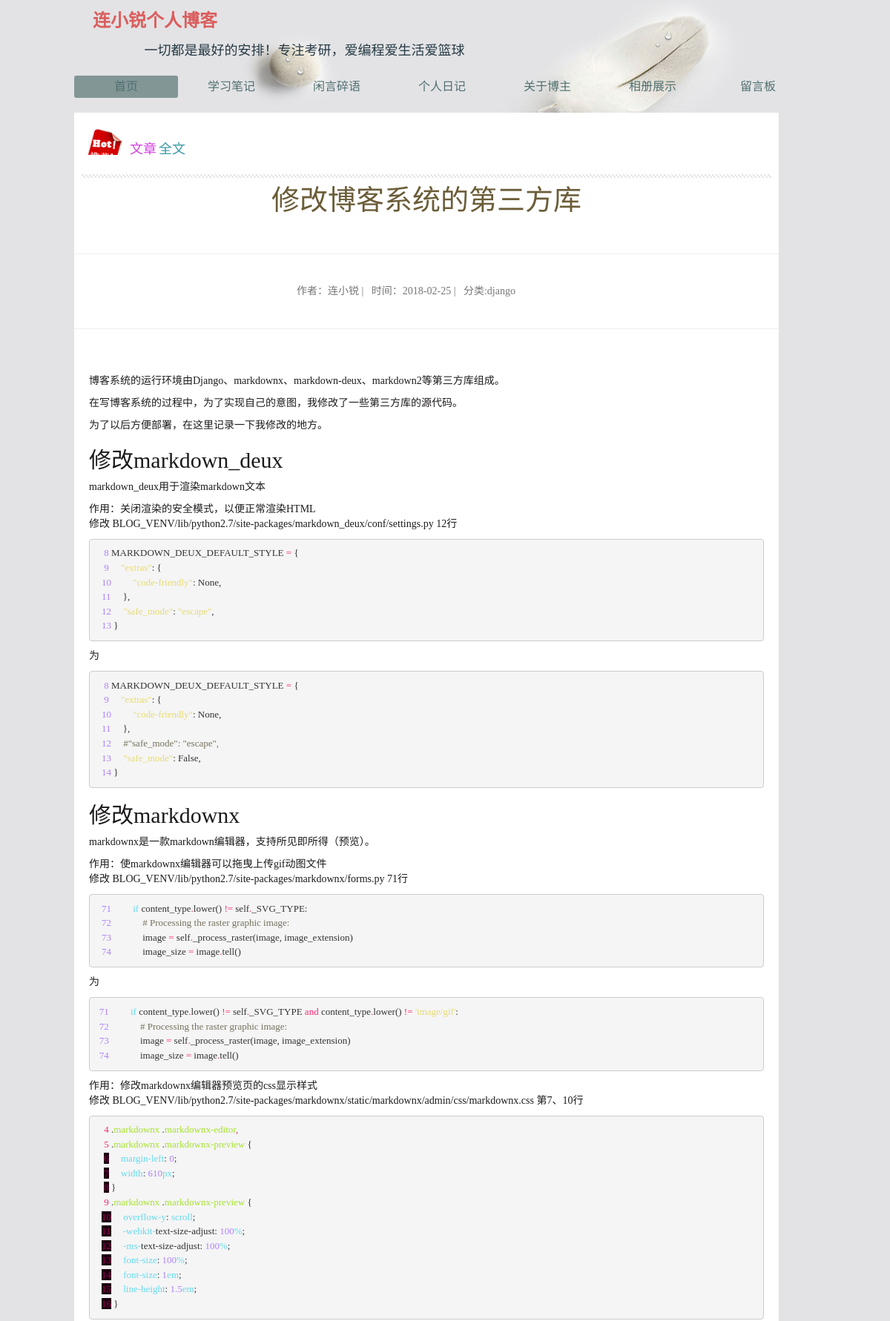
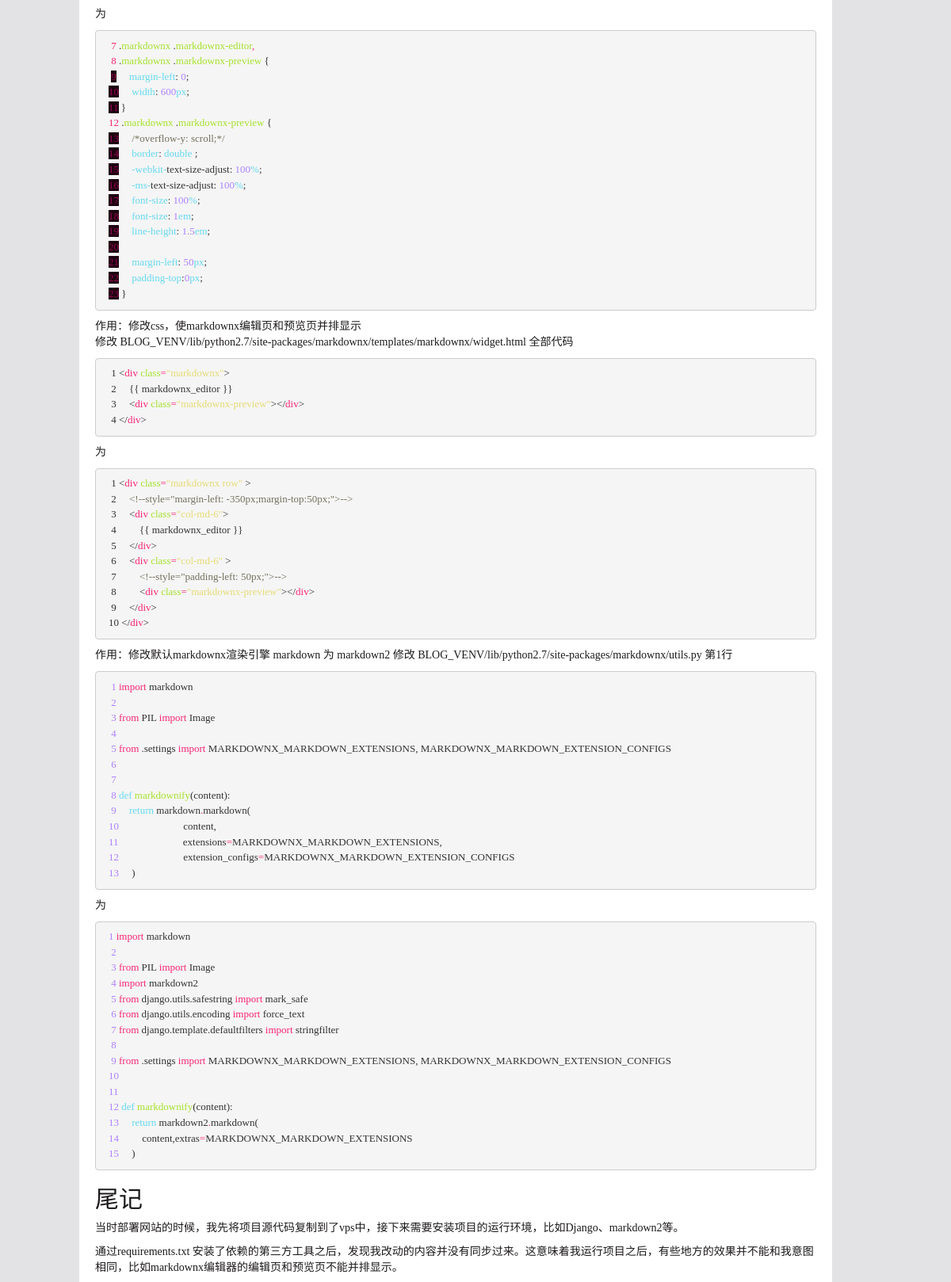
Page /blog/17/ (upper part) on the committed database (2 pictures, top to bottom).
### myblog/models.py (models this page shows, shortened)
class Artical(models.Model):
    title=models.CharField(max_length=200)
    author=models.CharField(max_length=20)
    post_date=models.DateTimeField(default=timezone.now)
    content=models.TextField()
    category=models.CharField(max_length=100)
    describe=models.TextField()
    count=models.IntegerField(default=0)
    class Meta:
        ordering=('-post_date',)

### myblog/views.py (the view)
# urls.py: url(r'^blog/(\d+)/$',view.artical),
def artical(request,idd):
    template = get_template('artical.html')
    a = Artical.objects.get(id=idd)
    count1=a.count+1
    Artical.objects.filter(id=idd).update(count=count1)
    html = template.render(locals())
    return HttpResponse(html)

### templates/artical.html (shortened to what this page needs)
{% extends 'base.html' %}
{% load staticfiles %}
{% block content %}
    <div id="content">
         <div class="left" id="c_left" style="width: 950px;">
           <div class="s_tuijian" style="width:930px;">
           <h2>文章<span>全文</span></h2>
           </div>
          <div class="content_text">
           <div class="wz" style="width:950px;">
                <h1 style="text-align: center;"><a href="#" title="{{a.title}}" style="color:#6b5d38;">{{a.title}}</a></h1><br><hr><br>
               <div style="margin-left:300px;color:#777;">
                <span>作者：{{ a.author }}&nbsp;| &nbsp;</span>
                <span>时间：{{ a.post_date | date:"20y-m-d" }}&nbsp;| &nbsp;</span>
               <span>分类:{{ a.category  }}</span>
                   </div>
                   <br><hr><br><br>
                <div style=" " class="artical">{{ a.content | safe}}</div>
            </div>
           </div>
         </div>
    </div>
{% endblock %}

### static/css/index.css (style rules this page uses)
* { margin:0; padding:0px; }
body { font-size:14px;font-family:"微软雅黑";background:#E3E3E5 url(../images/bg.jpg) 50% top scroll no-repeat;color:#5d5d5d; }
a { text-decoration:none; }
.left { float:left; }
#content { width:1000px;margin:5px auto; }
#c_left { width:730px; background:#fff;border-radius:1px; }
#c_left .s_tuijian { width:710px;height:68px;margin-left:10px;background:url("../images/r_line.jpg") bottom left repeat-x; }
.s_tuijian h2 { width:650px;height:37px;background:url("../images/tj.png") no-repeat;padding:20px 0px 5px 60px; color:#D242DF;font-size:18px;margin-left:5px; }
.s_tuijian h2 span { color:#3798A5;padding-left:3px; }
#c_left .content_text { width:730px;margin-top:5px; }
#c_left .content_text .wz { width:725px;margin:5px 0px 10px 0px;color:#1D1A1A; }
.artical { margin-left:20px;margin-right:20px; }

### static/css/style.css (style rules this page uses)
* { marigin:0px; padding:0px; }
body { font-size:14px;font-family:"微软雅黑";background:#E3E3E5 url(../images/bg.jpg) 50% top scroll no-repeat;color:#5d5d5d; }
a { text-decoration:none; }
.left { float:left; }

### static/css/lrtk.css (style rules this page uses)
* { margin:0; padding:0; }
h1 { font-size:38px; margin:10px; }

### static/css/photo.css (style rules this page uses)
* { margin:0;padding:0; }

### static/css/carousel.css (style rules this page uses)
body { padding-bottom: 40px; color: #5a5a5a; }

### rows in the picture
Artical: title "修改博客系统的第三方库", author "连小锐", post_date "2018-02-25", category "django", content "博客系统的运行环境由Django、markdownx、markdown-deux、markdown2等第三方库组成。 在写博客系统的过程中，为了实现自己的意图，我修改了一些第三方库的源代码。 为了以后方便部署，在这里记录一下我修改的地方。 修改markdown_deux markdown_deux用于渲染markdown文本 作用：关闭渲染的安全模式，以便正常渲染HTML 修改 BLOG_VENV/lib/python2.7/site-packages/markdown_deux/conf/settings.py 12行 8 MARKDOWN_DEUX_DEFAULT_STYLE = { 9 \"extras\" : { 10 \"code-friendly\" : None , 11 }, 12 \"safe_mode\" : \"escape\" , 13 } 为 8 MARKDOWN_DEUX_DEFAULT_STYLE = { 9 \"extras\" : { 10 \"code-friendly\" : None , 11 }, 12 #\"safe_mode\": \"escape\", 13 \"safe_mode\" : False , 14 } 修改markdownx markdownx是一款markdown编辑器，支持所见即所得（预览）。 作用：使markdownx编辑器可以拖曳上传gif动图文件 修改 BLOG_VENV/lib/python2.7/site-packages/markdownx/forms.py 71行 71 if content_type . lower () !=…"
